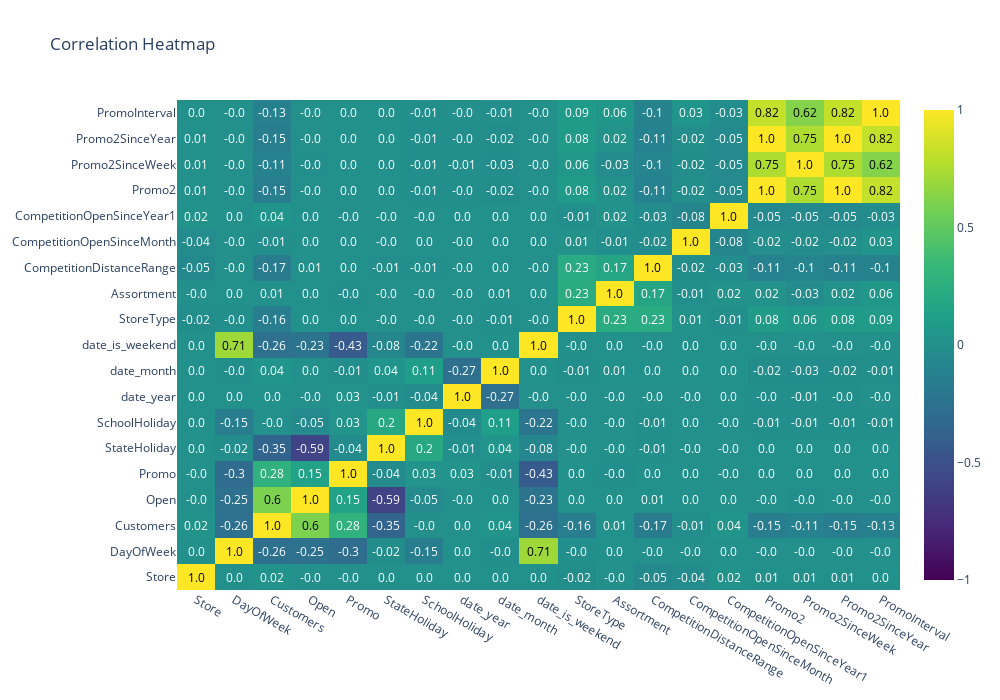

Write notebook code for a chart like this one.
### Markdown cell above
### Feature selection by identifying correlation between independent features

### Code cell
import plotly.graph_objects as go

corr_matrix = X_train.corr()

# Create a heatmap
fig = go.Figure(data=go.Heatmap(
                   x=corr_matrix.columns,
                   y=corr_matrix.columns,
                   z=corr_matrix.values,
                   colorscale='Viridis',
                   zmin=-1, zmax=1))

# Add annotations to display correlations values in each squares
for i in range(len(corr_matrix)):
    for j in range(len(corr_matrix)):
        fig.add_annotation(
            x=corr_matrix.columns[j],
            y=corr_matrix.columns[i],
            text=str(round(corr_matrix.iloc[i, j], 2)),
            showarrow=False,
            font=dict(color='white' if corr_matrix.iloc[i, j] < 0.5 else 'black')
        )

# Add title and labels
fig.update_layout(
    title='Correlation Heatmap',
    xaxis_nticks=36,
    width=1000, 
    height=700 
)

# Show the plot
fig.show()
